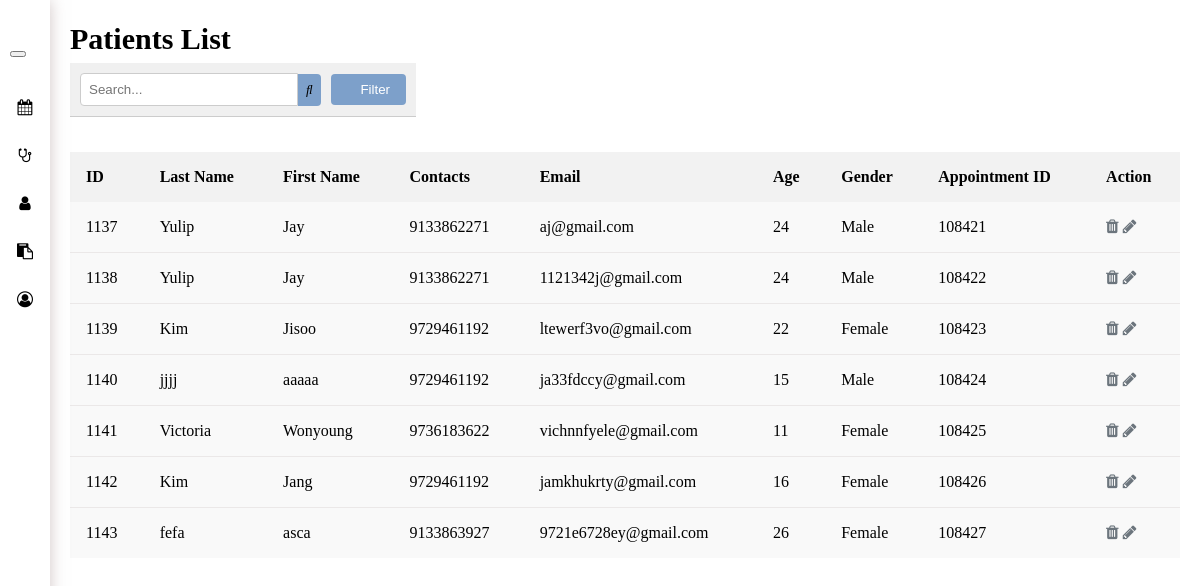
/admin_page/patients.php (signed in), run on the app's committed database.
### tables this page shows
CREATE TABLE `tblappoint` (
  `apt_id` int(11) NOT NULL,
  `ptn_id` int(11) NOT NULL,
  `doc_id` int(11) NOT NULL,
  `serv_id` int(11) NOT NULL,
  `apt_time` time DEFAULT NULL,
  `apt_date` date DEFAULT NULL,
  `sched_status` varchar(20) NOT NULL
);

CREATE TABLE `tblpatient` (
  `ptn_id` int(11) NOT NULL,
  `ptn_fname` varchar(100) NOT NULL,
  `ptn_lname` varchar(100) NOT NULL,
  `ptn_birthdate` date NOT NULL,
  `ptn_gender` varchar(30) NOT NULL,
  `ptn_contact` bigint(30) NOT NULL,
  `ptn_email` varchar(50) NOT NULL
);

### admin_page/patients.php (the view, shortened to what this page needs)
<?php
include '../config.php';
$patientSql = "SELECT p.ptn_id AS ID, p.ptn_lname AS 'Last Name', p.ptn_fname AS 'First Name',
                     p.ptn_contact AS Contacts, p.ptn_email AS Email,
                     TIMESTAMPDIFF(YEAR, p.ptn_birthdate, CURDATE()) AS Age, p.ptn_gender AS Gender,
                     a.apt_id AS 'Appointment ID'
              FROM tblpatient p
              LEFT JOIN tblappoint a ON p.ptn_id = a.ptn_id";
$patientResult = $conn->query($patientSql);
?>
<!DOCTYPE html>
<html lang="en">
<head>
  <link rel="stylesheet" href="admin_style.css?v=<?php echo time(); ?>">
  <link rel="stylesheet" href="https://cdnjs.cloudflare.com/ajax/libs/font-awesome/4.7.0/css/font-awesome.min.css">
</head>
<body>
  <div class="sidebar">
    <div class="navbar">
      <button class="nav-icon" onclick="toggleSidebar()">
      </button>
    </div>
    <ul class="nav-links">
        <li><a href="admin_landing_page.php"><i class="fa fa-calendar"></i> <span>Calendar</span></a></li>
        <li><a href="doctor.php"><i class="fa fa-stethoscope"></i> <span>Doctor</span></a></li>
        <li><a href="patients.php"><i class="fa fa-user"></i> <span>Patient</span></a></li>
        <li><a href="appointment.php"><i class="fa fa-clipboard"></i> <span>Appointment</span></a></li>
        <li><a href="account_details.php"><i class="fa fa-user-circle-o"></i> <span>Account Details</span></a></li>
    </ul>
  </div>
  <div class="content">
    <h2>Patients List</h2>
      <div class="toolbar">
        <div class="toolbar__search">
          <input type="text" placeholder="Search...">
          <button class="search-button"><i class="fas fa-search"></i></button>
        </div>
        <div class="toolbar__filter">
          <button class="filter-button"><i class="fas fa-filter"></i> Filter</button>
        </div>
      </div>
      <table class="doctor-table">
        <thead>
          <tr>
            <th>ID</th>
            <th>Last Name</th>
            <th>First Name</th>
            <th>Contacts</th>
            <th>Email</th>
            <th>Age</th>
            <th>Gender</th>
            <th>Appointment ID</th>
            <th>Action</th>
          </tr>
        </thead>
        <tbody>
          <?php
            if ($patientResult->num_rows > 0) {
                while ($row = $patientResult->fetch_assoc()) {
                    echo "<tr>";
                    echo "<td>" . $row['ID'] . "</td>";
                    echo "<td>" . $row['Last Name'] . "</td>";
                    echo "<td>" . $row['First Name'] . "</td>";
                    echo "<td>" . $row['Contacts'] . "</td>";
                    echo "<td>" . $row['Email'] . "</td>";
                    echo "<td>" . $row['Age'] . "</td>";
                    echo "<td>" . $row['Gender'] . "</td>";
                    echo "<td>" . $row['Appointment ID'] . "</td>";
                    echo "<td><i class='fa fa-trash delete-icon action-icon'></i> <i class='fa fa-pencil edit-icon action-icon'></i></td>";
                    echo "</tr>";
                }
            } else {
                echo "<tr><td colspan='9'>No records found</td></tr>";
            }
          ?>
        </tbody>
      </table>
  </div>
</body>
</html>

### admin_page/admin_style.css (style rules this page uses)
body { margin: 0; padding: 0; max-width: 100%; }
.sidebar { height: 100%; width: 250px; position: fixed; top: 0; left: 0; background-color: #ffffff; padding-top: 30px; transition: width 0.1s ease, margin-left 0.1s ease, box-shadow 0.2s ease; box-shadow: 0 0 15px rgba(165, 144, 144, 0.5); z-index: 1; }
.sidebar a { color: inherit; text-decoration: none; }
.navbar { padding: 10px; }
.nav-links { list-style: none; padding: 0; }
.nav-links li { padding: 15px; color: #000000; cursor: pointer; }
.nav-links li i { margin-right: 10px; }
.content { padding: 20px; transition: margin-left 0.1s ease; }
.sidebar.collapsed { width: 50px; }
.sidebar.collapsed .nav-links li { text-align: center; padding: 15px 0; }
.sidebar.collapsed .nav-links li i { margin-right: 0; }
.content.expanded { margin-left: 50px; }
.content h2 { margin-top: 2px; margin-bottom: 7px; font-size: 30px; }
.toolbar { display: flex; justify-content: space-between; align-items: center; padding: 10px; background-color: #f0f0f0; border-bottom: 1px solid #ccc; }
.toolbar__search, .toolbar__filter { display: flex; align-items: center; }
.toolbar__search input[type="text"] { padding: 8px; border: 1px solid #ccc; border-radius: 4px 0 0 4px; width: 200px; }
.toolbar__search .search-button { padding: 8px; background-color: #7da0ca; border: none; border-radius: 0 4px 4px 0; cursor: pointer; }
.toolbar__filter button { padding: 8px 16px; background-color: #7da0ca; color: white; border: none; border-radius: 4px; cursor: pointer; margin-left: 10px; }
.doctor-table { width: 100%; border-collapse: collapse; margin-top: 35px; border: none; }
.doctor-table th, .doctor-table td { padding: 16px; text-align: left; }
.doctor-table th { background-color: #f2f2f2; }
.doctor-table tbody tr { background-color: #f9f9f9; }
.doctor-table tbody tr:not(:last-child) td { border-bottom: 1px solid #ebe8e8; }
.action-icon { color: #6c757d; cursor: pointer; }
.content { padding: 20px; transition: margin-left 0.1s ease; display: flex; flex-direction: column; align-items: flex-start; }

### data on the page
tblappoint: ptn.ptn_id "1137", ptn.ptn_lname "Yulip", ptn.ptn_fname "Jay", ptn.ptn_contact "9133862271", ptn.ptn_email "aj@gmail.com", Age "24", ptn.ptn_gender "Male", apt_id "108421"
tblappoint: ptn.ptn_id "1138", ptn.ptn_lname "Yulip", ptn.ptn_fname "Jay", ptn.ptn_contact "9133862271", ptn.ptn_email "1121342j@gmail.com", Age "24", ptn.ptn_gender "Male", apt_id "108422"
tblappoint: ptn.ptn_id "1139", ptn.ptn_lname "Kim", ptn.ptn_fname "Jisoo", ptn.ptn_contact "9729461192", ptn.ptn_email "ltewerf3vo@gmail.com", Age "22", ptn.ptn_gender "Female", apt_id "108423"
tblappoint: ptn.ptn_id "1140", ptn.ptn_lname "jjjj", ptn.ptn_fname "aaaaa", ptn.ptn_contact "9729461192", ptn.ptn_email "ja33fdccy@gmail.com", Age "15", ptn.ptn_gender "Male", apt_id "108424"
tblappoint: ptn.ptn_id "1141", ptn.ptn_lname "Victoria", ptn.ptn_fname "Wonyoung", ptn.ptn_contact "9736183622", ptn.ptn_email "vichnnfyele@gmail.com", Age "11", ptn.ptn_gender "Female", apt_id "108425"
tblappoint: ptn.ptn_id "1142", ptn.ptn_lname "Kim", ptn.ptn_fname "Jang", ptn.ptn_contact "9729461192", ptn.ptn_email "jamkhukrty@gmail.com", Age "16", ptn.ptn_gender "Female", apt_id "108426"
tblappoint: ptn.ptn_id "1143", ptn.ptn_lname "fefa", ptn.ptn_fname "asca", ptn.ptn_contact "9133863927", ptn.ptn_email "9721e6728ey@gmail.com", Age "26", ptn.ptn_gender "Female", apt_id "108427"
